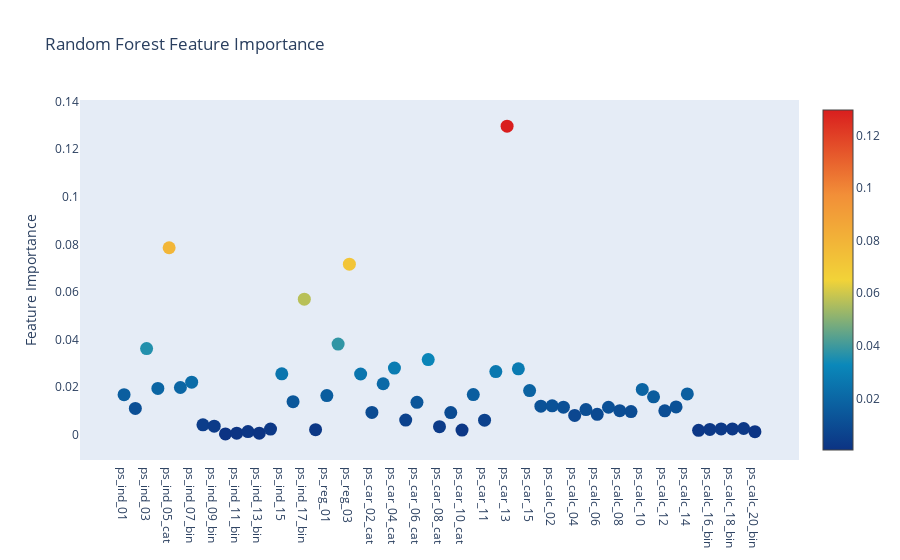

Notebook code cell kept with this figure:
### Code cell
trace = go.Scatter(x = features, y = rf.feature_importances_, mode = 'markers', marker = dict(
sizemode = 'diameter', sizeref = 1, size = 13, color = rf.feature_importances_, colorscale = 'Portland', showscale = True),
                  text = features)

data = [trace]

layout = go.Layout(autosize = True, title = 'Random Forest Feature Importance',
                  hovermode = 'closest',
                  xaxis = dict(
                  ticklen = 5,
                  showgrid = False,
                  zeroline = False,
                  showline = False),
                  yaxis = dict(
                  title = 'Feature Importance',
                  showgrid = False,
                  zeroline = False,
                  ticklen = 5,
                  gridwidth = 2),
                  showlegend = False)
fig = go.Figure(data = data, layout = layout)
py.iplot(fig, filename = 'scatter2010')

### Figure 1 — Plotly figure (JSON) as saved in the notebook; plotly's stock layout.template omitted (floating-point values rounded to 4 significant figures)
{"data": [{"marker": {"color": [0.01686, 0.01105, 0.03622, 0.01947, 0.07861, 0.01987, 0.02209, 0.004199, 0.003608, 0.0003743, 0.0006586, 0.001347, 0.0006631, 0.002396, 0.0256, 0.01392, 0.05697, 0.002158, 0.01648, 0.03813, 0.0717, 0.02554, 0.009404, 0.02144, 0.02801, 0.006161, 0.01364, 0.03162, 0.003394, 0.009318, 0.00199, 0.0169, 0.006131, 0.02658, 0.1297, 0.02773, 0.01855, 0.01201, 0.01216, 0.01158, 0.008129, 0.01059, 0.008598, 0.01156, 0.01014, 0.00976, 0.01907, 0.01595, 0.01008, 0.01171, 0.01718, 0.00187, 0.002257, 0.00247, 0.002456, 0.00263, 0.001287], "colorscale": [[0, "rgb(12,51,131)"], [0.25, "rgb(10,136,186)"], [0.5, "rgb(242,211,56)"], [0.75, "rgb(242,143,56)"], [1, "rgb(217,30,30)"]], "showscale": true, "size": 13, "sizemode": "diameter", "sizeref": 1}, "mode": "markers", "text": ["ps_ind_01", "ps_ind_02_cat", "ps_ind_03", "ps_ind_04_cat", "ps_ind_05_cat", "ps_ind_06_bin", "ps_ind_07_bin", "ps_ind_08_bin", "ps_ind_09_bin", "ps_ind_10_bin", "ps_ind_11_bin", "ps_ind_12_bin", "ps_ind_13_bin", "ps_ind_14", "ps_ind_15", "ps_ind_16_bin", "ps_ind_17_bin", "ps_ind_18_bin", "ps_reg_01", "ps_reg_02", "ps_reg_03", "ps_car_01_cat", "ps_car_02_cat", "ps_car_03_cat", "ps_car_04_cat", "ps_car_05_cat", "ps_car_06_cat", "ps_car_07_cat", "ps_car_08_cat", "ps_car_09_cat", "ps_car_10_cat", "ps_car_11_cat", "ps_car_11", "ps_car_12", "ps_car_13", "ps_car_14", "ps_car_15", "ps_calc_01", "ps_calc_02", "ps_calc_03", "ps_calc_04", "ps_calc_05", "ps_calc_06", "ps_calc_07", "ps_calc_08", "ps_calc_09", "ps_calc_10", "ps_calc_11", "ps_calc_12", "ps_calc_13", "ps_calc_14", "ps_calc_15_bin", "ps_calc_16_bin", "ps_calc_17_bin", "ps_calc_18_bin", "ps_calc_19_bin", "ps_calc_20_bin"], "x": ["ps_ind_01", "ps_ind_02_cat", "ps_ind_03", "ps_ind_04_cat", "ps_ind_05_cat", "ps_ind_06_bin", "ps_ind_07_bin", "ps_ind_08_bin", "ps_ind_09_bin", "ps_ind_10_bin", "ps_ind_11_bin", "ps_ind_12_bin", "ps_ind_13_bin", "ps_ind_14", "ps_ind_15", "ps_ind_16_bin", "ps_ind_17_bin", "ps_ind_18_bin", "ps_reg_01", "ps_reg_02", "ps_reg_03", "ps_car_01_cat", "ps_car_02_cat", "ps_car_03_cat", "ps_car_04_cat", "ps_car_05_cat", "ps_car_06_cat", "ps_car_07_cat", "ps_car_08_cat", "ps_car_09_cat", "ps_car_10_cat", "ps_car_11_cat", "ps_car_11", "ps_car_12", "ps_car_13", "ps_car_14", "ps_car_15", "ps_calc_01", "ps_calc_02", "ps_calc_03", "ps_calc_04", "ps_calc_05", "ps_calc_06", "ps_calc_07", "ps_calc_08", "ps_calc_09", "ps_calc_10", "ps_calc_11", "ps_calc_12", "ps_calc_13", "ps_calc_14", "ps_calc_15_bin", "ps_calc_16_bin", "ps_calc_17_bin", "ps_calc_18_bin", "ps_calc_19_bin", "ps_calc_20_bin"], "y": [0.01686, 0.01105, 0.03622, 0.01947, 0.07861, 0.01987, 0.02209, 0.004199, 0.003608, 0.0003743, 0.0006586, 0.001347, 0.0006631, 0.002396, 0.0256, 0.01392, 0.05697, 0.002158, 0.01648, 0.03813, 0.0717, 0.02554, 0.009404, 0.02144, 0.02801, 0.006161, 0.01364, 0.03162, 0.003394, 0.009318, 0.00199, 0.0169, 0.006131, 0.02658, 0.1297, 0.02773, 0.01855, 0.01201, 0.01216, 0.01158, 0.008129, 0.01059, 0.008598, 0.01156, 0.01014, 0.00976, 0.01907, 0.01595, 0.01008, 0.01171, 0.01718, 0.00187, 0.002257, 0.00247, 0.002456, 0.00263, 0.001287], "type": "scatter"}], "layout": {"autosize": true, "hovermode": "closest", "showlegend": false, "title": {"text": "Random Forest Feature Importance"}, "xaxis": {"showgrid": false, "showline": false, "ticklen": 5, "zeroline": false, "type": "category", "range": [-4.107, 60.11], "autorange": true}, "yaxis": {"gridwidth": 2, "showgrid": false, "ticklen": 5, "title": {"text": "Feature Importance"}, "zeroline": false, "type": "linear", "range": [-0.01271, 0.1428], "autorange": true}}}
